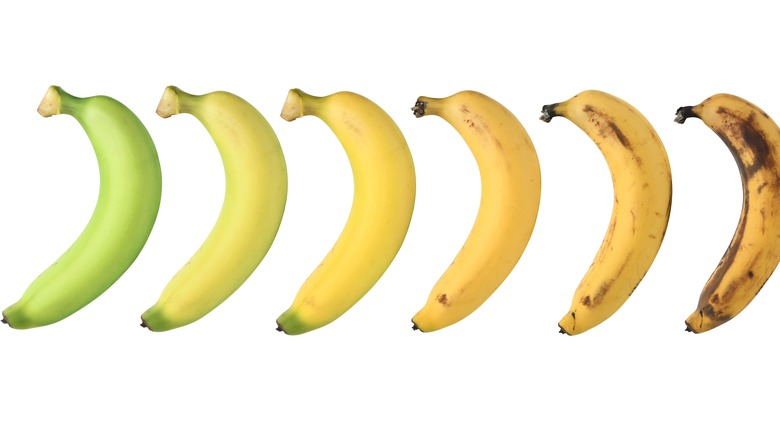
#> input picture banana_1.jpg, 780 x 438 px, given in place of the camera
$ python real_time.py
#> lines starting #> are read from the running program, lines starting #| are printed output that depends on the picture
import cv2
import numpy as np

# Inisialisasi kamera
cap = cv2.VideoCapture(0)

while True:
    # Baca frame dari kamera
    ret, frame = cap.read()
#> frame is the input picture: shape (438, 780, 3); mean B, G, R 209.8, 236.7, 243.2

    if not ret:
        break

    # Blurring citra dengan Gaussian Blur
    blurred = cv2.GaussianBlur(frame, (15, 15), 0)
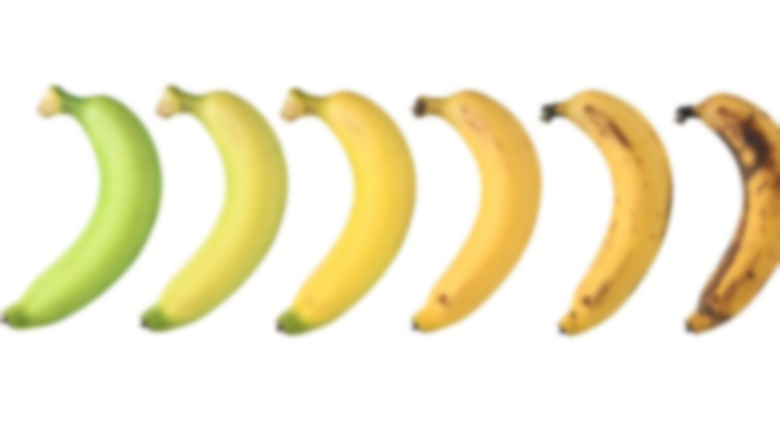
#> blurred: shape (438, 780, 3); mean B, G, R 209.8, 236.7, 243.2

    # Filter citra dengan filter kernel
    kernel = np.array([[-1, -1, -1], [-1, 9, -1], [-1, -1, -1]])
    filtered = cv2.filter2D(frame, -1, kernel)
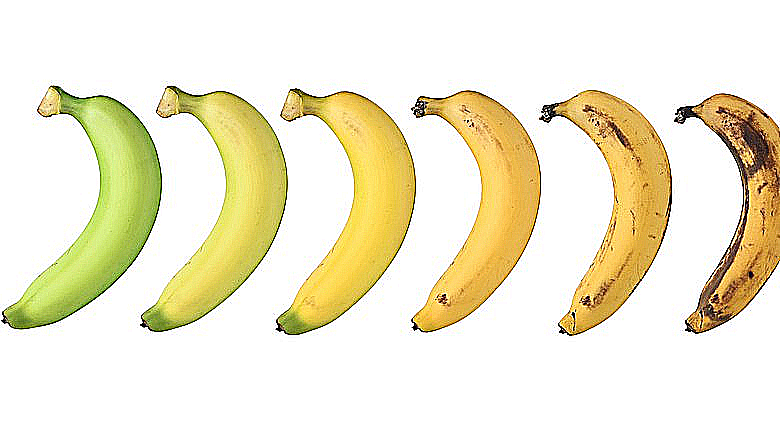
#> filtered: shape (438, 780, 3); mean B, G, R 208.6, 235.2, 241.2

    # Pengurangan noise menggunakan filter median
    denoised = cv2.medianBlur(frame, 5)

    # Susun hasil pengolahan citra dalam window 2x2
    top_row = np.hstack((frame, blurred))
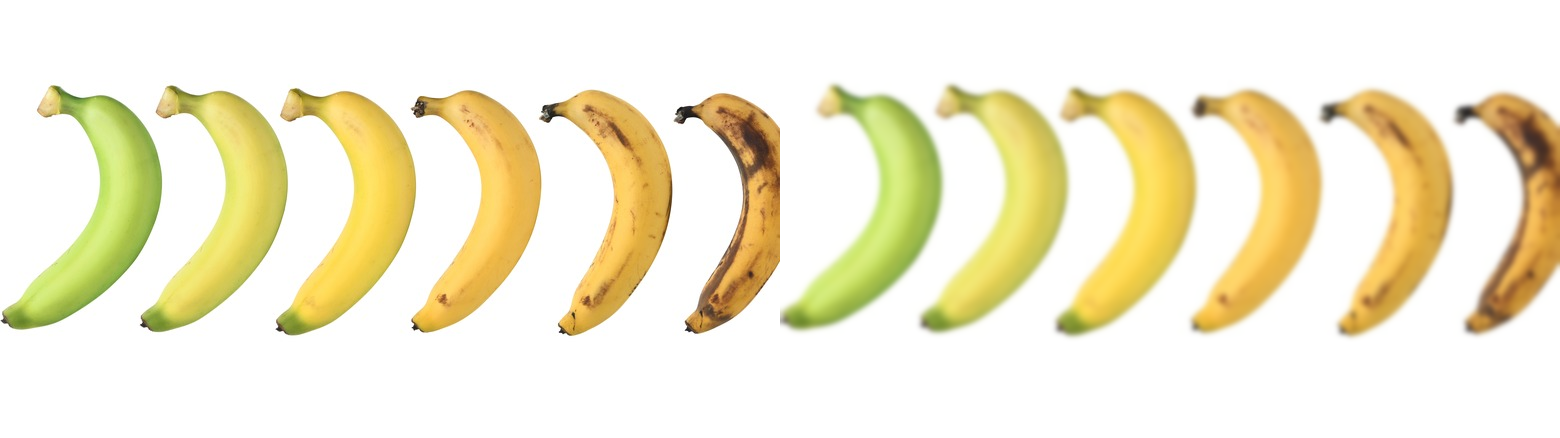
#> top_row: shape (438, 1560, 3); mean B, G, R 209.8, 236.7, 243.2
    bottom_row = np.hstack((filtered, denoised))
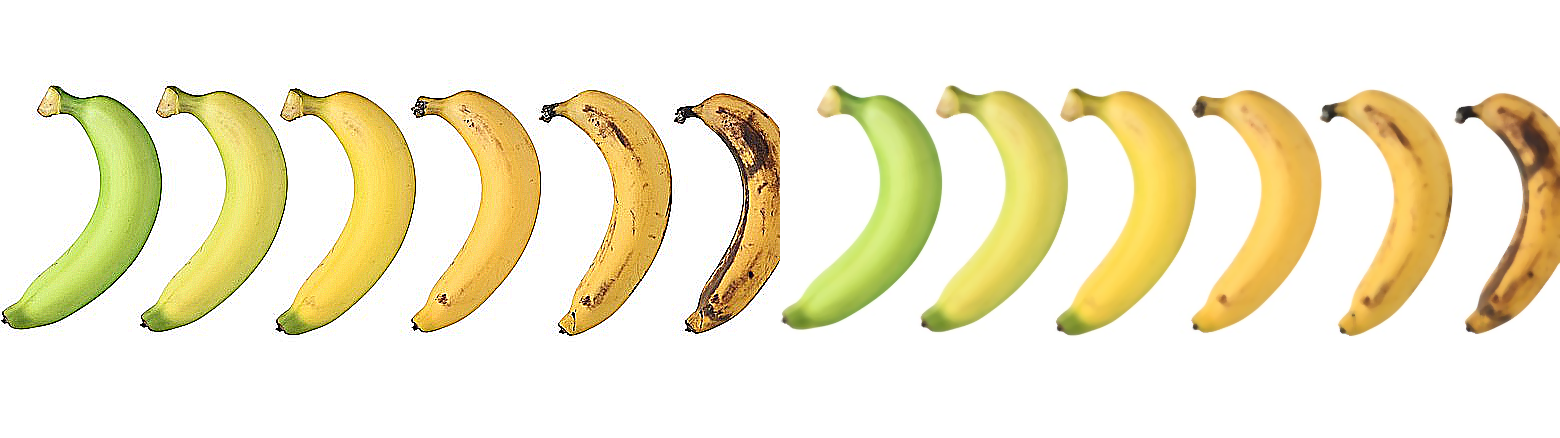
#> bottom_row: shape (438, 1560, 3); mean B, G, R 209.3, 236.1, 242.4
    combined = np.vstack((top_row, bottom_row))
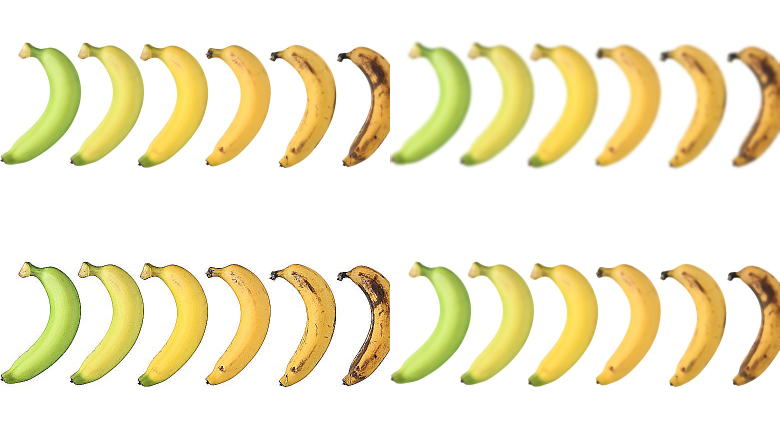
#> combined: shape (876, 1560, 3) (shown at 1/2 size); mean B, G, R 209.6, 236.4, 242.8

    # Kurangi resolusi citra hasil pengolahan
    reduced_resolution = cv2.resize(combined, (1280, 960))
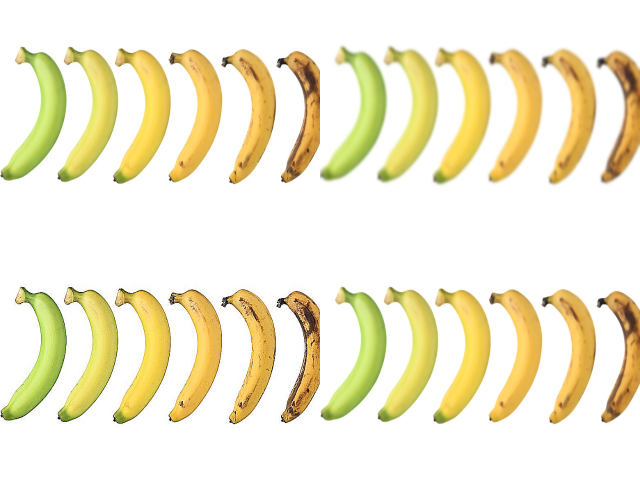
#> reduced_resolution: shape (960, 1280, 3) (shown at 1/2 size); mean B, G, R 209.5, 236.4, 242.8

    # Tampilkan citra hasil pengolahan dengan resolusi yang lebih rendah
    cv2.imshow('Real-Time Image Processing', reduced_resolution)

    # Keluar dari loop jika tombol "q" ditekan
    if cv2.waitKey(1) & 0xFF == ord('q'):
#> (key q is pressed here)
        break

# Tutup kamera dan jendela
cap.release()
cv2.destroyAllWindows()

$ run again, on banana_2.jpg
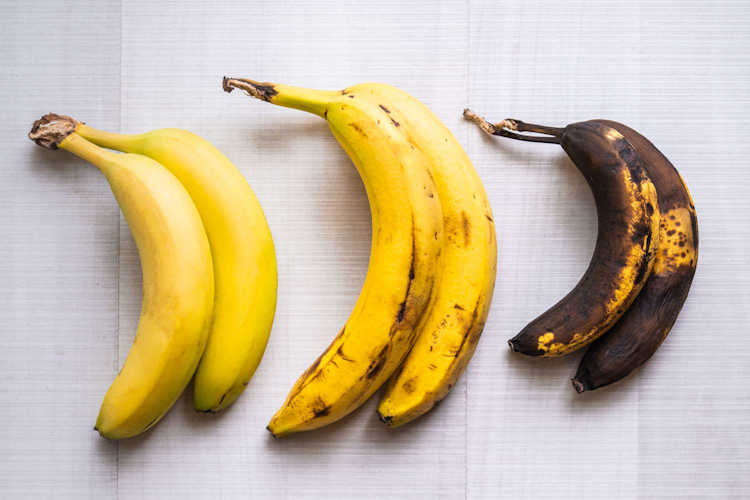
#> input picture banana_2.jpg, 750 x 500 px, given in place of the camera
#> frame is the input picture: shape (500, 750, 3); mean B, G, R 159.6, 187.7, 202.8
#> `combined = np.vstack((top_row, bottom_row))`:
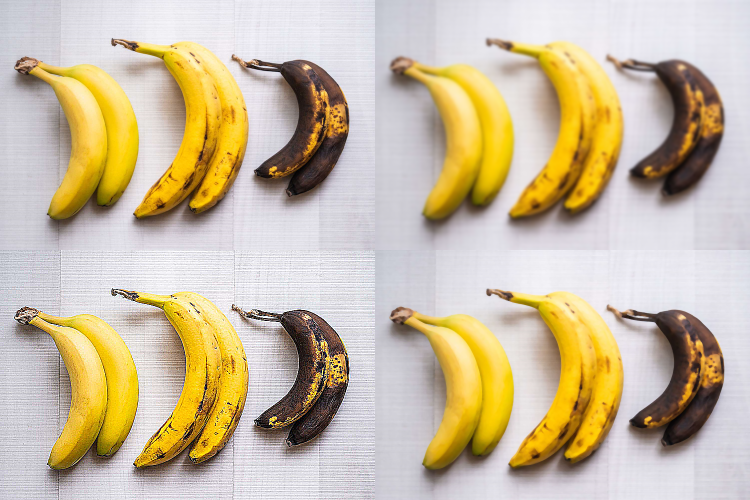
#> combined: shape (1000, 1500, 3) (shown at 1/2 size); mean B, G, R 159.9, 187.7, 202.3
#> `reduced_resolution = cv2.resize(combined, (1280, 960))`:
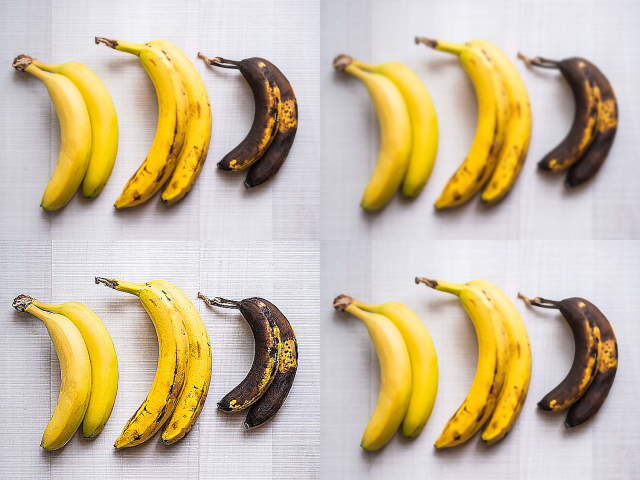
#> reduced_resolution: shape (960, 1280, 3) (shown at 1/2 size); mean B, G, R 159.8, 187.6, 202.2
